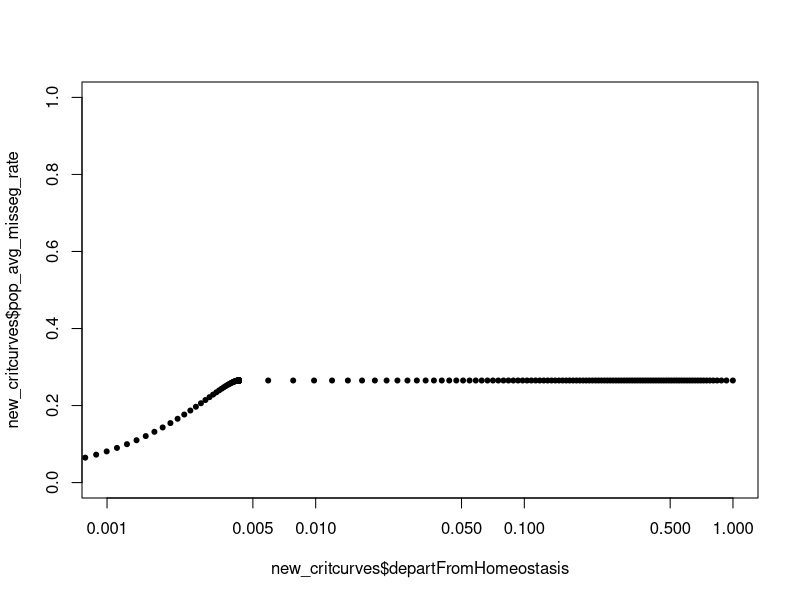

This figure's R source: (Note: this script raises an error after producing the figure.)
## ---- chunk 1
knitr::opts_knit$set(root.dir = "path/to/dir")
## ---- chunk 2
library(ggplot2) 
library(gridExtra) 
library(matlab)
library(magrittr)
library(tidyverse)
N_SAMPLES=1000
MAXCHROMO=32
ALPHA=0.35
SHADECOLOR="gray"
## ---- chunk 3
critcurves = read.csv(
  "expectedResults/all_critical_curves.csv",
  header = T,
  check.names = F,
  stringsAsFactors = F,
  strip.white = T
)
critcurves = critcurves[critcurves$maxchrom == MAXCHROMO,]
critcurves$departFromHomeostasis = 1 - critcurves$pop_avg_death_rate
critcurves$category = "Head and Neck"
new_critcurves = critcurves[critcurves$`B(i,beta)` == "B(i)==1/(beta+e^sqrt( abs( i-3 ) ))" &
                              critcurves$`D(i,mu)` == " D(i)==mu",]
old_critcurves = critcurves[critcurves$`B(i,beta)` == " B(i)==beta" &
                              critcurves$`D(i,mu)` == " D(i)==mu",]
tmp = old_critcurves[old_critcurves$pop_avg_death_rate < min(new_critcurves$pop_avg_death_rate),]
tmp$`B(i,beta)` = unique(new_critcurves$`B(i,beta)`)
tmp$pop_avg_misseg_rate = max(new_critcurves$pop_avg_misseg_rate)
new_critcurves = rbind(new_critcurves, tmp)
plot(
  new_critcurves$departFromHomeostasis,
  new_critcurves$pop_avg_misseg_rate,
  xlim = c(1E-3, 1),
  ylim = c(0, 1),
  log = "x",
  pch = 20
)

critList=list("consant"=old_critcurves, "varying"=new_critcurves)
## ---- chunk 4

birth_and_growth_Rates <-read.csv(
    "input/Log_means_and_sd_norms.csv",
    header = T,
    check.names = F,
    stringsAsFactors = F,
    strip.white = T
)

gRLN <-
  data.frame(
    sapply(birth_and_growth_Rates$type, function(x)
      rlnorm(N_SAMPLES, meanlog = birth_and_growth_Rates[birth_and_growth_Rates$type ==
                                                           x, ]$GrowthRateMean_lognormDist, sdlog = birth_and_growth_Rates[birth_and_growth_Rates$type == x, ]$GrowthRateSD_lognormDist)),
    check.names = FALSE,
    fix.empty.names = FALSE
  )

bRLN <-
  data.frame(
    sapply(birth_and_growth_Rates$type, function(x)
      rlnorm(N_SAMPLES, meanlog = birth_and_growth_Rates[birth_and_growth_Rates$type ==
                                                           x, ]$BirthRateMean_lognormDist, sdlog = birth_and_growth_Rates[birth_and_growth_Rates$type == x, ]$BirthRateSD_lognormDist)),
    check.names = FALSE,
    fix.empty.names = FALSE
  )

departureFromHomeo <-
  data.frame(sapply(colnames(bRLN), function(x)
    ((gRLN[, x] / bRLN[, x]))),
    check.names = FALSE,
    fix.empty.names = FALSE)
departureFromHomeo[departureFromHomeo > 1] <- 1
departureFromHomeo <- tidyr::gather(departureFromHomeo, key = "type", value = 'one_minus_d_over_b')

inp <-
  read.table("input/Predicted_LaggingChrPct_TCGA.txt", header = T)
inp <- inp[inp$group != "met",]
inp$Lagging.Chromosome[inp$Lagging.Chromosome > 100] = 100
inp$Lagging.Chromosome <- inp$Lagging.Chromosome / 100

subMap = data.frame("inp" = sort(unique(inp$group)),
                    "type" = sort(unique(birth_and_growth_Rates$type)))

inp$group<-sapply(inp$group, function(x) inp[x, "group"]<-subMap[subMap$inp == x, "type"])

## set x and y labels for box plots
xlab = expression(paste("Departure from Homeostasis (1-",mu,"/",lambda, ")"))
ylab = expression(paste("Mis-segregation Rate (", beta, ")"))
## ---- chunk 5
  plot.x <-
    ggplot(departureFromHomeo) + geom_boxplot(aes(type, one_minus_d_over_b))  + coord_flip()
plot.y <-
  ggplot(inp) + geom_boxplot(aes(group, Lagging.Chromosome))  + coord_flip()
grid.arrange(plot.x, plot.y, ncol = 2) # visual verification of the box plots

plot.x <- layer_data(plot.x)[, 1:6]
plot.y <- layer_data(plot.y)[, 1:6]
colnames(plot.x) <- paste0("x.", gsub("y", "", colnames(plot.x)))
colnames(plot.y) <- paste0("y.", gsub("y", "", colnames(plot.y)))

df <- cbind(plot.x, plot.y)
df$category <- sort(unique(departureFromHomeo$type))
## ---- chunk 6
plotList<-
    lapply(critList, function(q) ggplot(df, aes(fill = category, color = category)) +
    geom_line(
        data = q,
        aes(x = departFromHomeostasis, y = pop_avg_misseg_rate),
        size = 1,
        color = "black",
        linetype = "dotted"
    )  +
    
    ## 2D box defined by the Q1 & Q3 values in each dimension, with outline
    geom_rect(aes(
        xmin = x.lower,
        xmax = x.upper,
        ymin = y.lower,
        ymax = y.upper
    ),
    alpha = 0.3) +
    geom_rect(
        aes(
            xmin = x.lower,
            xmax = x.upper,
            ymin = y.lower,
            ymax = y.upper
        ),
        color = "black",
        fill = NA
    ) +
    
    ## whiskers for x-axis dimension with ends
    geom_segment(aes(
        x = x.min,
        y = y.middle,
        xend = x.max,
        yend = y.middle
    )) + ## whiskers
    geom_segment(aes(
        x = x.min,
        y = y.lower,
        xend = x.min,
        yend = y.upper
    )) + ## lower end
    geom_segment(aes(
        x = x.max,
        y = y.lower,
        xend = x.max,
        yend = y.upper
    )) + ## upper end
    
    ## whiskers for y-axis dimension with ends
    geom_segment(aes(
        x = x.middle,
        y = y.min,
        xend = x.middle,
        yend = y.max
    )) + ## whiskers
    geom_segment(aes(
        x = x.lower,
        y = y.min,
        xend = x.upper,
        yend = y.min
    )) + ## lower end
    geom_segment(aes(
        x = x.lower,
        y = y.max,
        xend = x.upper,
        yend = y.max
    )) + ## upper end
    
    ylab(ylab) + xlab(xlab)+
    scale_x_continuous(trans = "log", breaks=c(0, 0.002, 0.05, 1))  +
    theme_classic() +
    theme(
        panel.grid.major = element_blank(),
        panel.grid.minor = element_blank(),
        panel.background = element_rect(colour = "black", size = 4)
    ) +
    
    ## shaded areas
    geom_ribbon(data=q,
                aes(x=departFromHomeostasis,y = pop_avg_misseg_rate,
                    ymin=pop_avg_misseg_rate,ymax=1),
                color = "gray",fill=SHADECOLOR,
                position="identity",alpha=ALPHA,linetype=2,) +
    
    ## shaded areas
    geom_ribbon(data=q,
                aes(x=departFromHomeostasis,y = pop_avg_misseg_rate,
                    ymin=max(pop_avg_misseg_rate),ymax=1),
                color = "black",fill="black",
                position="identity",alpha=0.2,linetype=2)      
)
pdf(paste0("figs/Figure_5.pdf"), width = 8.5,height = 11)
egg::ggarrange(plotList$consant, plotList$varying, labels = c("A", "B"))
plot(0, type = 'n', axes = FALSE, ann = FALSE)
legend("center",c("Not a steady state","Steady state leads to extinction","Steady state leads to exponential growth"),fill=c("black","gray","white"),cex=1.5)
dev.off()
